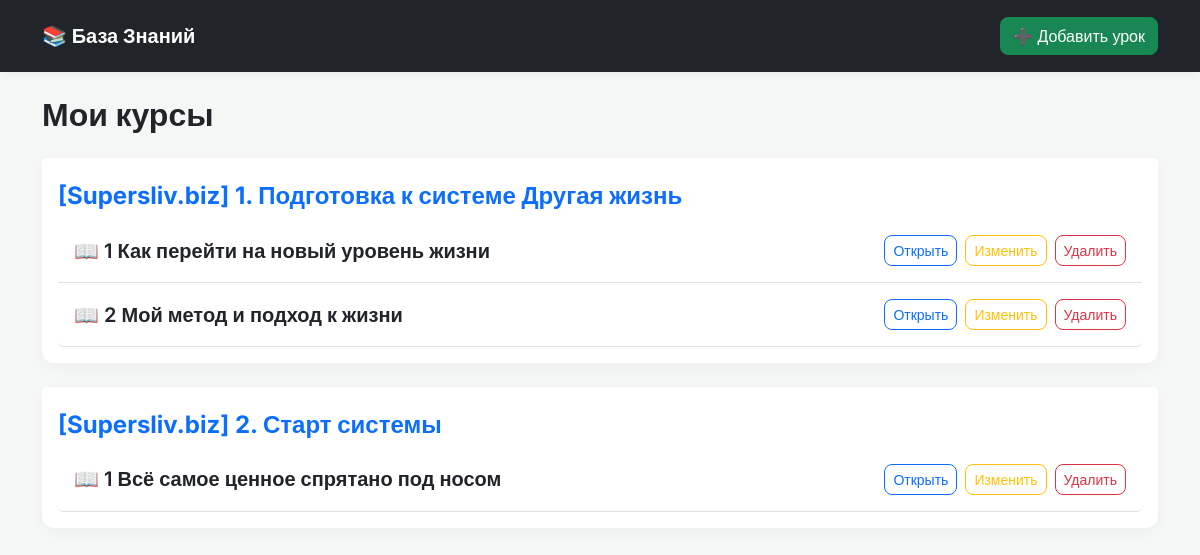
Before: / with the older database file.
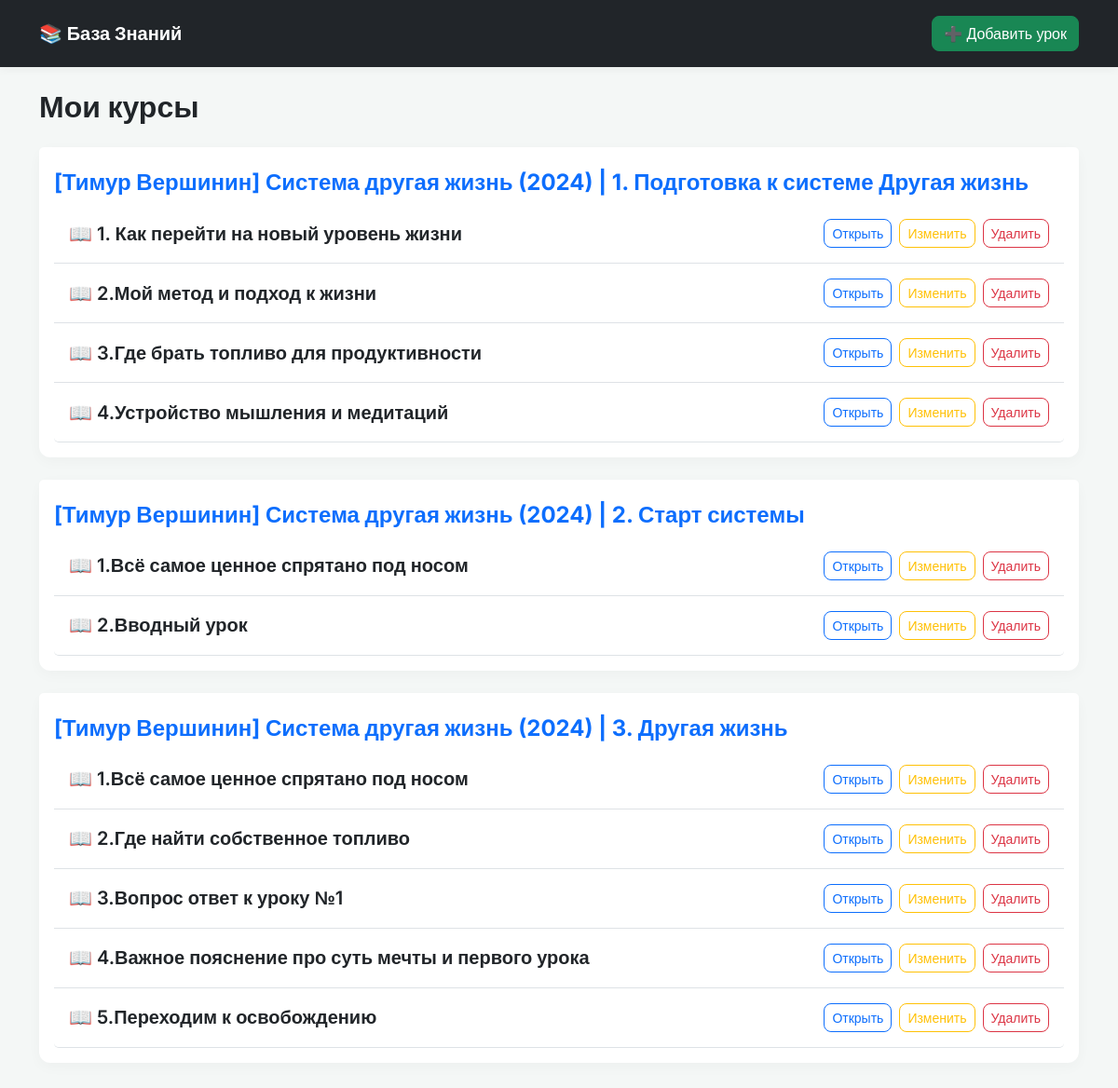
After: the same page with the newer database file.
### models.py (models this page shows)
class Lesson(Base):
    __tablename__ = "lessons"
    id = Column(Integer, primary_key=True, index=True)
    title = Column(String, index=True, nullable=False)  # Название урока
    course_name = Column(String, index=True, nullable=False)  # Название модуля/курса
    summary_content = Column(Text, nullable=True)  # Текст выжимки (result.md)
    raw_transcript = Column(Text, nullable=True)  # Сырой транскрипт (.txt)
    srt_content = Column(Text, nullable=True)  # Тайминги (.srt)
    created_at = Column(DateTime(timezone=True), server_default=func.now())

### main.py (the view)
@app.get("/", response_class=HTMLResponse)
async def read_index(request: Request, db: Session = Depends(get_db)):
    lessons = (
        db.query(models.Lesson)
        .order_by(models.Lesson.course_name, models.Lesson.title)
        .all()
    )
    grouped_lessons = {}
    for lesson in lessons:
        grouped_lessons.setdefault(lesson.course_name, []).append(lesson)
    return templates.TemplateResponse(
        request=request, name="index.html", context={"grouped_lessons": grouped_lessons}
    )

### templates/index.html
{% extends "base.html" %} {% block content %}
<div class="row">
  <div class="col-12">
    <h2 class="mb-4 fw-bold text-dark">Мои курсы</h2>
    {% if not grouped_lessons %}
    <div
      class="alert alert-info rounded-3 border-0 shadow-sm p-4 text-center"
      role="alert"
    >
      <h4 class="alert-heading mb-3">Здесь пока пусто</h4>
      <p>Загрузи свою первую выжимку, чтобы начать формировать базу знаний.</p>
      <a href="/upload" class="btn btn-primary mt-2">Добавить урок</a>
    </div>
    {% else %} {% for course, lessons in grouped_lessons.items() %}
    <div class="card mb-4">
      <div class="card-header bg-white border-bottom-0 pt-4 pb-2">
        <h4 class="mb-0 fw-bold text-primary">{{ course }}</h4>
      </div>
      <div class="list-group list-group-flush px-3 pb-3">
        {% for lesson in lessons %}
        <div
          class="list-group-item d-flex flex-column flex-md-row justify-content-between align-items-md-center py-3 border-0 border-bottom"
        >
          <a
            href="/lesson/{{ lesson.id }}"
            class="text-decoration-none text-dark fw-semibold mb-3 mb-md-0 fs-5"
          >
            📖 {{ lesson.title }}
          </a>
          <div class="d-flex gap-2">
            <a
              href="/lesson/{{ lesson.id }}"
              class="btn btn-outline-primary btn-sm flex-fill"
              >Открыть</a
            >
            <a
              href="/lesson/{{ lesson.id }}/edit"
              class="btn btn-outline-warning btn-sm flex-fill"
              >Изменить</a
            >
            <form
              action="/lesson/{{ lesson.id }}/delete"
              method="post"
              onsubmit="return confirm('Удалить урок навсегда?');"
              class="d-flex flex-fill"
            >
              <button type="submit" class="btn btn-outline-danger btn-sm w-100">
                Удалить
              </button>
            </form>
          </div>
        </div>
        {% endfor %}
      </div>
    </div>
    {% endfor %} {% endif %}
  </div>
</div>
{% endblock %}

### templates/base.html (shortened to what this page needs)
<!doctype html>
<html lang="ru">
  <head>
    <link
      href="https://cdn.jsdelivr.net/npm/bootstrap@5.3.0/dist/css/bootstrap.min.css"
      rel="stylesheet"
    />
    <link
      rel="stylesheet"
      href="https://cdnjs.cloudflare.com/ajax/libs/github-markdown-css/5.2.0/github-markdown-light.min.css"
    />
  </head>
  <body>
    <nav class="navbar navbar-expand-lg navbar-dark bg-dark mb-4 py-3">
      <div class="container">
        <a class="navbar-brand fw-bold" href="/">📚 База Знаний</a>
        <div
          class="collapse navbar-collapse justify-content-end"
          id="navbarNav"
        >
          <ul class="navbar-nav mt-3 mt-lg-0">
            <li class="nav-item">
              <a href="/upload" class="btn btn-success w-100"
                >➕ Добавить урок</a
              >
            </li>
          </ul>
        </div>
      </div>
    </nav>
    <div class="container pb-5">{% block content %}{% endblock %}</div>
  </body>
</html>

### templates/base.html (style rules this page uses)
body { font-family: "Inter", sans-serif; background-color: #f4f7f6; color: #333; }
.navbar { box-shadow: 0 2px 10px rgba(0, 0, 0, 0.05); }
.card { border: none; border-radius: 12px; box-shadow: 0 4px 15px rgba(0, 0, 0, 0.03) !important; transition: transform 0.2s ease-in-out; }
.btn { border-radius: 8px; font-weight: 500; }

Changed rows visible on the page:
removed Lesson: course_name "[Supersliv.biz] 2. Старт системы", title "1 Всё самое ценное спрятано под носом"
changed Lesson: course_name "[Supersliv.biz] 1. Подготовка к системе Другая жизнь" → "[Тимур Вершинин] Система другая жизнь (2024) | 1. Подготовка к системе Другая жизнь"; title "1 Как перейти на новый уровень жизни" → "1. Как перейти на новый уровень жизни"
changed Lesson: title "2 Мой метод и подход к жизни" → "2.Мой метод и подход к жизни"
added Lesson: title "3.Где брать топливо для продуктивности"
added Lesson: title "4.Устройство мышления и медитаций"
added Lesson: course_name "[Тимур Вершинин] Система другая жизнь (2024) | 2. Старт системы", title "1.Всё самое ценное спрятано под носом"
added Lesson: title "2.Вводный урок", shown under "[Тимур Вершинин] Система другая жизнь (2024) | 2. Старт системы"
added Lesson: course_name "[Тимур Вершинин] Система другая жизнь (2024) | 3. Другая жизнь", title "1.Всё самое ценное спрятано под носом"
added Lesson: title "2.Где найти собственное топливо", shown under "[Тимур Вершинин] Система другая жизнь (2024) | 3. Другая жизнь"
added Lesson: title "3.Вопрос ответ к уроку №1", shown under "[Тимур Вершинин] Система другая жизнь (2024) | 3. Другая жизнь"
added Lesson: title "4.Важное пояснение про суть мечты и первого урока", shown under "[Тимур Вершинин] Система другая жизнь (2024) | 3. Другая жизнь"
added Lesson: title "5.Переходим к освобождению", shown under "[Тимур Вершинин] Система другая жизнь (2024) | 3. Другая жизнь"
